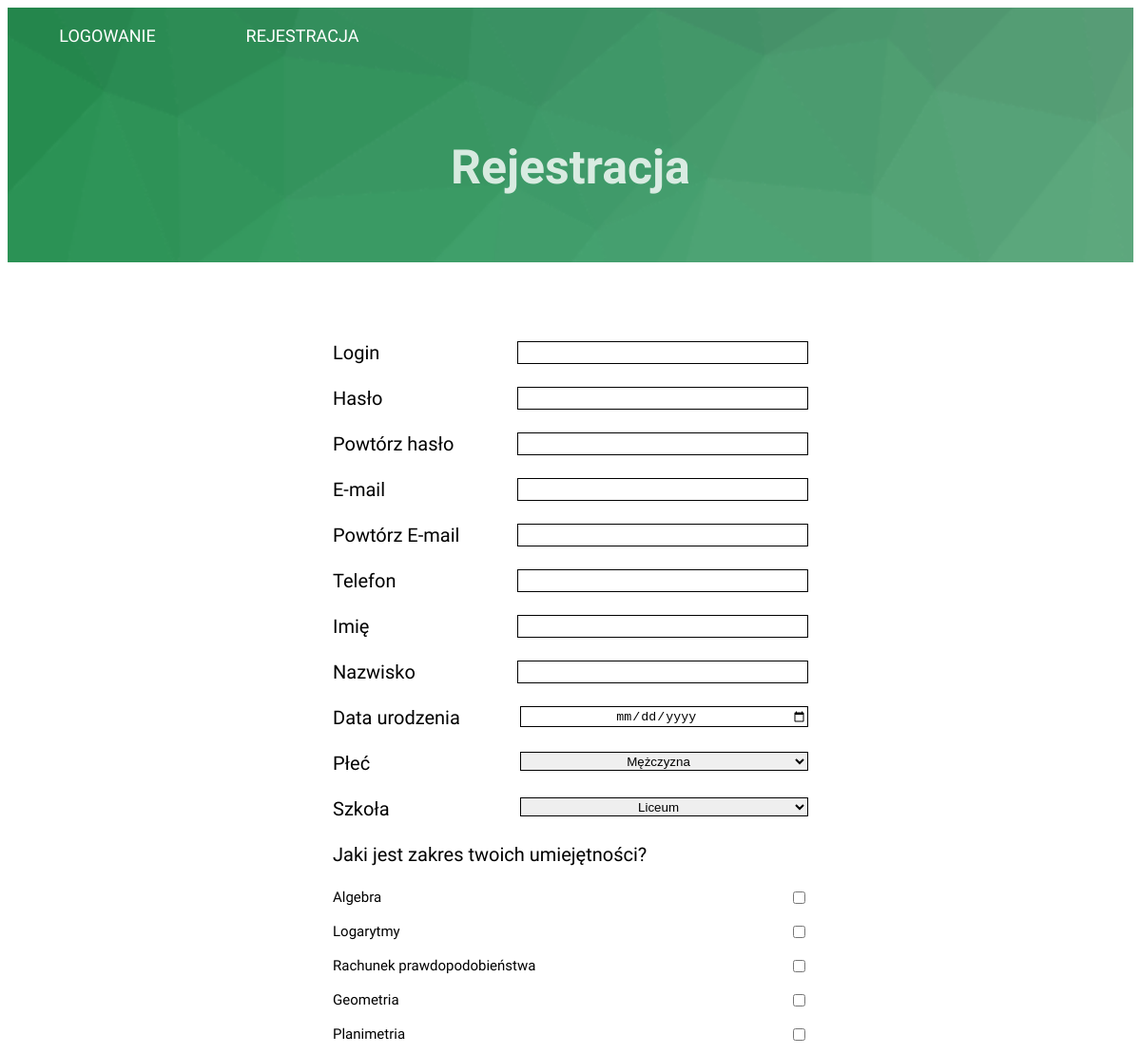
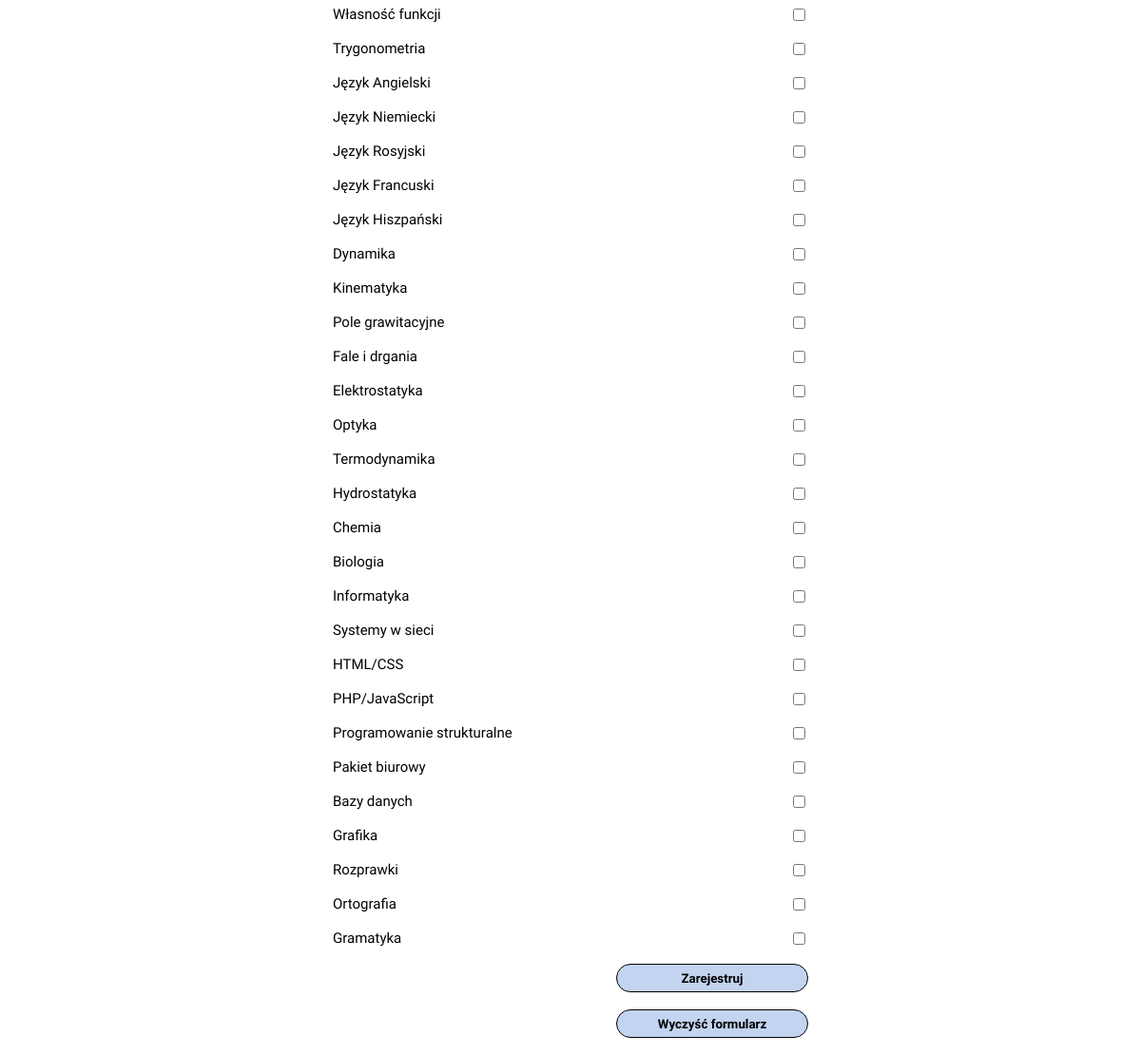
Page /rejestracja.php on the committed database (2 pictures, top to bottom).
### tables this page shows
CREATE TABLE IF NOT EXISTS `skills` (
  `ID` int(6) unsigned NOT NULL,
  `skill` varchar(90) DEFAULT NULL
);

### rejestracja.php (the view, shortened to what this page needs)
<!DOCTYPE html>
<html lang="Pl">
<head>
	<link rel="stylesheet" href="style.css">
</head>
<body link="black" vlink="black" alink="black">
<div class="bg300" id="bg2">
	<?php
		require_once 'menu.php';
	?>
	<center>
	<div class="title" id="title300">
		Rejestracja
	</div>
	</center>
</div>
<div class="form" id="reg">
	<div id="text">
		<form action="" method="post">
			<label for="login">Login</label>
			<input name="login" id="reg" type="text" required/></br></br>
			<label for="haslo">Hasło</label>
			<input name="haslo" id="reg" type="password" required/></br></br>
			<label for="haslo2">Powtórz hasło</label>
			<input name="haslo2" id="reg" type="password" required/></br></br>
			<label for="email">E-mail</label>
			<input name="email" id="reg" type="email" required/></br></br>
			<label for="email2">Powtórz E-mail</label>
			<input name="email2" id="reg" type="email" required/></br></br>
			<label for="tel">Telefon</label>
			<input name="tel" id="reg" type="text" required/></br></br>
			<label for="imie">Imię</label>
			<input name="imie" id="reg" type="text" required/></br></br>
			<label for="nazwisko">Nazwisko</label>
			<input name="nazwisko" id="reg" type="text" required/></br></br>
			<label for="dataurodzenia">Data urodzenia</label>
			<input name="dataurodzenia" id="reg" type="date" placeholder="dd.mm.rrrr" required/></br></br>
			<label for="plec">Płeć</label>
			<select name="plec" id="reg">
				<option>Mężczyzna</option>
			</select></br></br>
			<label for="szkola">Szkoła</label>
			<select name="szkola" id="reg">
				<option selected="selected">Liceum</option>
			</select></br></br>
			Jaki jest zakres twoich umiejętności?</br></br>
			<div id="lista">
								<?php
							$query="SELECT * FROM skills";
							$result=mysql_query($query);
							$num=mysql_num_rows($result);
							$j=0;
							while ($j < $num) {
							$skill=mysql_result($result,$j,"skill");
								echo '<input type= "checkbox" name= "kategoria" value="',$skill,'"/>', $skill ,'</br></br>';
							$j++;
							}
							?>
			</div>
			<input type="submit" value="Zarejestruj"/></br></br>
			<input type="reset" value="Wyczyść formularz"/>
		</form>
	</div>
</div>
</body>
</html>

### menu.php
<?php
echo "<ol>";
echo "<li><a href=\"index.php\">LOGOWANIE</a></li>";
echo "<li><a href=\"rejestracja.php\">REJESTRACJA</a></li>";
echo "</ol>";
?>

### style.css (style rules this page uses)
.bg300 { background-image: url('4.png'); background-position: center; background-size: cover; width: 100%; min-height: 200px; background-attachment: fixed; z-index: 1; }
#bg2 { background-image: url('2.png'); }
.title { font-family: 'Arima Madurai', sans-serif; font-size: 50px; color: white; opacity: 0.8; display: table-cell; vertical-align: middle; font-weight: bold; z-index: 2; }
#title300 { height: 200px; }
.form { margin: 0 auto; margin-top: 4%; margin-bottom: 4%; }
#reg { width: 500px; }
#text { font-family: 'Arima Madurai', sans-serif; font-size: 20px; }
#lista { font-size: 15px; }
select#reg { float: right; width: 303px; height: 20px; border: 1px solid; text-align: center; }
input { float: right; }
input[type="submit"], input[type="reset"] { font-family: 'Arima Madurai', sans-serif; background-color: #C3D4F0; float: right; width: 202px; height: 30px; font-weight: bold; border-radius: 15px; border: 1px solid; }
input#reg { width: 300px; height: 20px; border: 1px solid; text-align: center; float: right; margin-left: 2%; }
ol { font-family: 'Arima Madurai', sans-serif; list-style-type: none; padding: 0; margin: 0; font-size: 18px; height: 50px; line-height: 50px; text-align: center; }
ol > li { float: left; width: 200px; margin-left: 5px; margin-top: 5px; }
ol a { display: block; color: #ffffff; text-decoration: none; padding: 0px 5px; }

### rows in the picture
skills: skill "Algebra"
skills: skill "Logarytmy"
skills: skill "Rachunek prawdopodobieństwa"
skills: skill "Geometria"
skills: skill "Planimetria"
skills: skill "Własność funkcji"
skills: skill "Trygonometria"
skills: skill "Język Angielski"
skills: skill "Język Niemiecki"
skills: skill "Język Rosyjski"
skills: skill "Język Francuski"
skills: skill "Język Hiszpański"
skills: skill "Dynamika"
skills: skill "Kinematyka"
skills: skill "Pole grawitacyjne"
skills: skill "Fale i drgania"
skills: skill "Elektrostatyka"
skills: skill "Optyka"
skills: skill "Termodynamika"
skills: skill "Hydrostatyka"
skills: skill "Chemia"
skills: skill "Biologia"
skills: skill "Informatyka"
skills: skill "Systemy w sieci"
skills: skill "HTML/CSS"
skills: skill "PHP/JavaScript"
skills: skill "Programowanie strukturalne"
skills: skill "Pakiet biurowy"
skills: skill "Bazy danych"
skills: skill "Grafika"
skills: skill "Rozprawki"
skills: skill "Ortografia"
skills: skill "Gramatyka"
